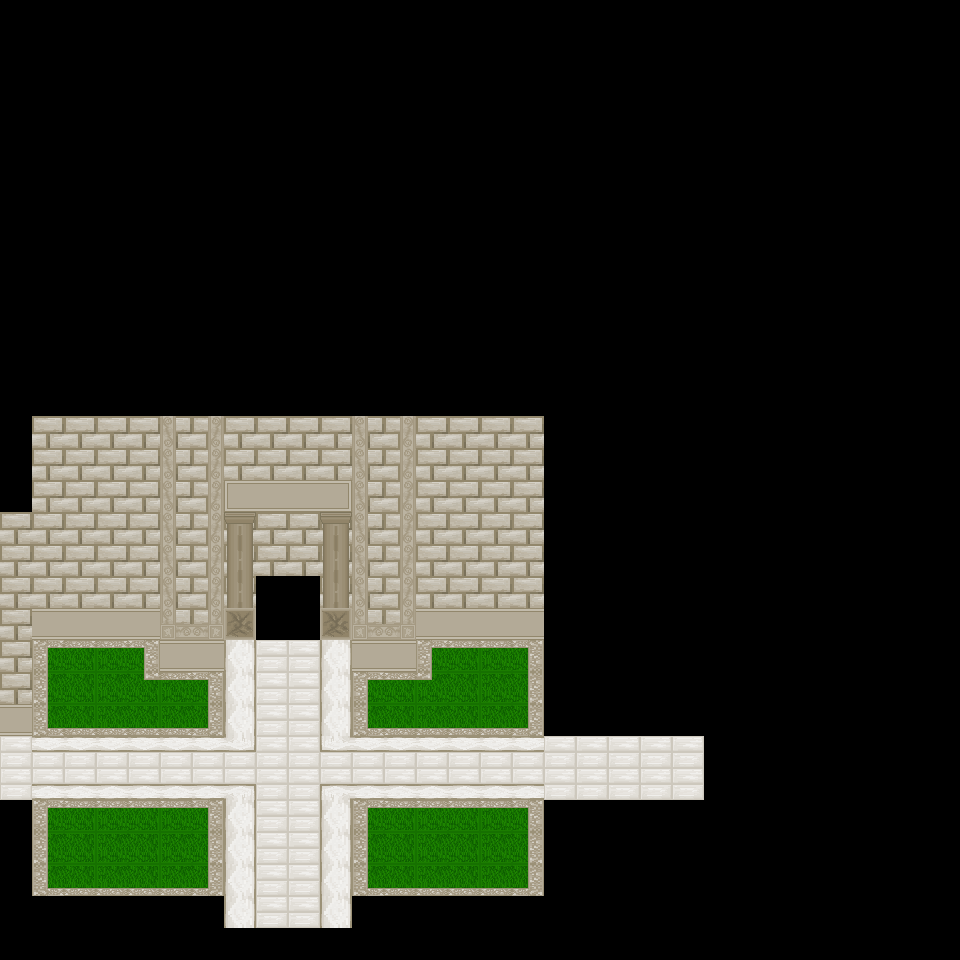

A 2D game scene composited from a Tiled map and its tileset images. What follows is a short description and the map's XML, with every tile layer's data as written:
An orthogonal 30x30 tile map with 32x32 px tiles, 2 tile layers (Tile Layer 1, Tile Layer 2).

<map version="1.0" orientation="orthogonal" renderorder="right-down" width="30" height="30" tilewidth="32" tileheight="32" nextobjectid="1">
 <tileset firstgid="1" name="courtyard" tilewidth="32" tileheight="32" tilecount="100" columns="10">
  <image source="../tiles/courtyard.png" trans="ffffff" width="320" height="320" />
 </tileset>
 <layer name="Tile Layer 1" width="30" height="30">
  <data encoding="csv">
0,0,0,0,0,0,0,0,0,0,0,0,0,0,0,0,0,0,0,0,0,0,0,0,0,0,0,0,0,0,
0,0,0,0,0,0,0,0,0,0,0,0,0,0,0,0,0,0,0,0,0,0,0,0,0,0,0,0,0,0,
0,0,0,0,0,0,0,0,0,0,0,0,0,0,0,0,0,0,0,0,0,0,0,0,0,0,0,0,0,0,
0,0,0,0,0,0,0,0,0,0,0,0,0,0,0,0,0,0,0,0,0,0,0,0,0,0,0,0,0,0,
0,0,0,0,0,0,0,0,0,0,0,0,0,0,0,0,0,0,0,0,0,0,0,0,0,0,0,0,0,0,
0,0,0,0,0,0,0,0,0,0,0,0,0,0,0,0,0,0,0,0,0,0,0,0,0,0,0,0,0,0,
0,0,0,0,0,0,0,0,0,0,0,0,0,0,0,0,0,0,0,0,0,0,0,0,0,0,0,0,0,0,
0,0,0,0,0,0,0,0,0,0,0,0,0,0,0,0,0,0,0,0,0,0,0,0,0,0,0,0,0,0,
0,0,0,0,0,0,0,0,0,0,0,0,0,0,0,0,0,0,0,0,0,0,0,0,0,0,0,0,0,0,
0,0,0,0,0,0,0,0,0,0,0,0,0,0,0,0,0,0,0,0,0,0,0,0,0,0,0,0,0,0,
0,0,0,0,0,0,0,0,0,0,0,0,0,0,0,0,0,0,0,0,0,0,0,0,0,0,0,0,0,0,
0,0,0,0,0,0,0,0,0,0,0,0,0,0,0,0,0,0,0,0,0,0,0,0,0,0,0,0,0,0,
0,0,0,0,0,0,0,0,0,0,0,0,0,0,0,0,0,0,0,0,0,0,0,0,0,0,0,0,0,0,
0,51,51,51,51,51,51,51,51,51,51,51,51,51,51,51,51,0,0,0,0,0,0,0,0,0,0,0,0,0,
0,51,51,51,51,51,51,51,51,51,51,51,51,51,51,51,51,0,0,0,0,0,0,0,0,0,0,0,0,0,
0,51,51,51,51,51,51,51,51,51,51,51,51,51,51,51,51,0,0,0,0,0,0,0,0,0,0,0,0,0,
51,51,51,51,51,51,51,51,51,51,51,51,51,51,51,51,51,0,0,0,0,0,0,0,0,0,0,0,0,0,
51,51,51,51,51,51,51,51,51,51,51,51,51,51,51,51,51,0,0,0,0,0,0,0,0,0,0,0,0,0,
51,51,51,51,51,51,51,51,0,0,51,51,51,51,51,51,51,0,0,0,0,0,0,0,0,0,0,0,0,0,
51,44,44,44,44,51,51,11,0,0,11,51,51,44,44,44,44,0,0,0,0,0,0,0,0,0,0,0,0,0,
51,1,2,1,2,44,44,71,71,71,71,44,44,1,2,1,2,0,0,0,0,0,0,0,0,0,0,0,0,0,
51,1,2,1,2,1,2,71,71,71,71,1,2,1,2,1,2,0,0,0,0,0,0,0,0,0,0,0,0,0,
44,1,2,1,2,1,2,71,71,71,71,1,2,1,2,1,2,0,0,0,0,0,0,0,0,0,0,0,0,0,
71,71,71,71,71,71,71,71,71,71,71,71,71,71,71,71,71,71,71,71,71,71,0,0,0,0,0,0,0,0,
71,71,71,71,71,71,71,71,71,71,71,71,71,71,71,71,71,71,71,71,71,71,0,0,0,0,0,0,0,0,
0,1,2,1,2,1,2,62,71,71,2147483710,1,2,1,2,1,2,0,0,0,0,0,0,0,0,0,0,0,0,0,
0,1,2,1,2,1,2,72,71,71,72,1,2,1,2,1,2,0,0,0,0,0,0,0,0,0,0,0,0,0,
0,1,2,1,2,1,2,72,71,71,72,1,2,1,2,1,2,0,0,0,0,0,0,0,0,0,0,0,0,0,
0,0,0,0,0,0,0,72,71,71,72,0,0,0,0,0,0,0,0,0,0,0,0,0,0,0,0,0,0,0,
0,0,0,0,0,0,0,0,0,0,0,0,0,0,0,0,0,0,0,0,0,0,0,0,0,0,0,0,0,0
</data>
 </layer>
 <layer name="Tile Layer 2" width="30" height="30">
  <data encoding="csv">
0,0,0,0,0,0,0,0,0,0,0,0,0,0,0,0,0,0,0,0,0,0,0,0,0,0,0,0,0,0,
0,0,0,0,0,0,0,0,0,0,0,0,0,0,0,0,0,0,0,0,0,0,0,0,0,0,0,0,0,0,
0,0,0,0,0,0,0,0,0,0,0,0,0,0,0,0,0,0,0,0,0,0,0,0,0,0,0,0,0,0,
0,0,0,0,0,0,0,0,0,0,0,0,0,0,0,0,0,0,0,0,0,0,0,0,0,0,0,0,0,0,
0,0,0,0,0,0,0,0,0,0,0,0,0,0,0,0,0,0,0,0,0,0,0,0,0,0,0,0,0,0,
0,0,0,0,0,0,0,0,0,0,0,0,0,0,0,0,0,0,0,0,0,0,0,0,0,0,0,0,0,0,
0,0,0,0,0,0,0,0,0,0,0,0,0,0,0,0,0,0,0,0,0,0,0,0,0,0,0,0,0,0,
0,0,0,0,0,0,0,0,0,0,0,0,0,0,0,0,0,0,0,0,0,0,0,0,0,0,0,0,0,0,
0,0,0,0,0,0,0,0,0,0,0,0,0,0,0,0,0,0,0,0,0,0,0,0,0,0,0,0,0,0,
0,0,0,0,0,0,0,0,0,0,0,0,0,0,0,0,0,0,0,0,0,0,0,0,0,0,0,0,0,0,
0,0,0,0,0,0,0,0,0,0,0,0,0,0,0,0,0,0,0,0,0,0,0,0,0,0,0,0,0,0,
0,0,0,0,0,0,0,0,0,0,0,0,0,0,0,0,0,0,0,0,0,0,0,0,0,0,0,0,0,0,
0,0,0,0,0,0,0,0,0,0,0,0,0,0,0,0,0,0,0,0,0,0,0,0,0,0,0,0,0,0,
0,0,0,0,0,23,2147483671,0,0,0,0,23,2147483671,0,0,0,0,0,0,0,0,0,0,0,0,0,0,0,0,0,
0,0,0,0,0,23,2147483671,0,0,0,0,23,2147483671,0,0,0,0,0,0,0,0,0,0,0,0,0,0,0,0,0,
0,0,0,0,0,23,2147483671,2147483693,44,44,45,23,2147483671,0,0,0,0,0,0,0,0,0,0,0,0,0,0,0,0,0,
0,0,0,0,0,23,2147483671,21,0,0,21,23,2147483671,0,0,0,0,0,0,0,0,0,0,0,0,0,0,0,0,0,
0,0,0,0,0,23,2147483671,31,0,0,31,23,2147483671,0,0,0,0,0,0,0,0,0,0,0,0,0,0,0,0,0,
0,0,0,0,0,23,2147483671,31,0,0,31,23,2147483671,0,0,0,0,0,0,0,0,0,0,0,0,0,0,0,0,0,
0,0,0,0,0,43,2147483691,0,0,0,0,43,2147483691,0,0,0,0,0,0,0,0,0,0,0,0,0,0,0,0,0,
0,1073741897,1073741876,1073741876,3221225545,0,0,72,0,0,72,0,0,1073741897,3221225524,3221225524,3221225545,0,0,0,0,0,0,0,0,0,0,0,0,0,
0,63,0,0,3221225525,1073741876,3221225545,72,0,0,72,1073741897,3221225524,1073741877,0,0,2147483711,0,0,0,0,0,0,0,0,0,0,0,0,0,
0,73,52,52,52,52,2147483721,72,0,0,72,73,2147483700,2147483700,2147483700,2147483700,2147483721,0,0,0,0,0,0,0,0,0,0,0,0,0,
0,61,61,61,61,61,61,82,0,0,2147483730,61,61,61,61,61,61,0,0,0,0,0,0,0,0,0,0,0,0,0,
0,1073741885,1073741885,1073741885,1073741885,1073741885,1073741885,1073741906,0,0,3221225554,1073741885,1073741885,1073741885,1073741885,1073741885,1073741885,0,0,0,0,0,0,0,0,0,0,0,0,0,
0,1073741897,3221225524,3221225524,3221225524,3221225524,3221225545,72,0,0,72,1073741897,3221225524,3221225524,3221225524,3221225524,3221225545,0,0,0,0,0,0,0,0,0,0,0,0,0,
0,63,0,0,0,0,2147483711,0,0,0,0,63,0,0,0,0,2147483711,0,0,0,0,0,0,0,0,0,0,0,0,0,
0,73,2147483700,2147483700,2147483700,2147483700,2147483721,0,0,0,0,73,2147483700,2147483700,2147483700,2147483700,2147483721,0,0,0,0,0,0,0,0,0,0,0,0,0,
0,0,0,0,0,0,0,0,0,0,0,0,0,0,0,0,0,0,0,0,0,0,0,0,0,0,0,0,0,0,
0,0,0,0,0,0,0,0,0,0,0,0,0,0,0,0,0,0,0,0,0,0,0,0,0,0,0,0,0,0
</data>
 </layer>
</map>
